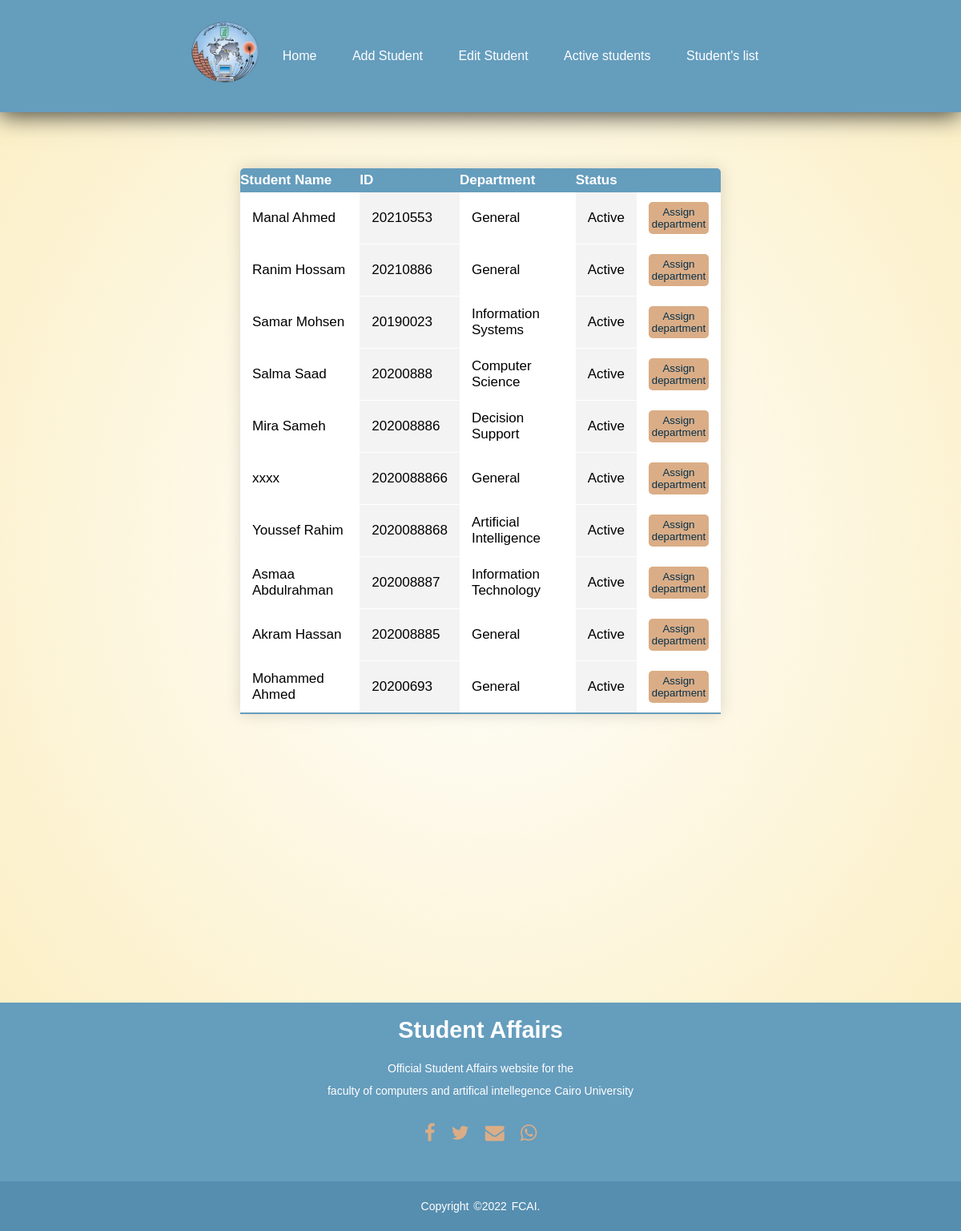
The page /activeStudent (signed in) on the database its author committed.
### my_app/models.py (models this page shows, shortened)
class student(models.Model):
    id = models.CharField(max_length=10, primary_key=True)
    name = models.CharField(max_length=25)
    GPA = models.DecimalField(max_digits=4, decimal_places=2, null=True)
    gender = models.CharField(max_length=10)
    department = models.CharField(max_length=50)
    dateOfBirth = models.CharField(max_length=20)
    mobileNumber = models.CharField(max_length=11)
    status = models.CharField(max_length=10)
    level = models.IntegerField(default=1)

### my_app/views.py (the view, shortened to what this page needs)
# urls.py: path('activeStudent', views.activeStudent, name="active"),
@login_required
def activeStudent(request):
    mydata = student.objects.filter(status='Active').values()
    return render(request, 'activeStudent.html', {'students': mydata})

### my_app/templates/activeStudent.html (shortened to what this page needs)
<!DOCTYPE html>
<html lang="en">
{% load static %}
<head>
    <link rel="stylesheet" href="{% static 'css/Active_student.css' %} ">
    <link rel="stylesheet" href="https://cdnjs.cloudflare.com/ajax/libs/font-awesome/4.7.0/css/font-awesome.min.css">
</head>
<body>
    <nav class="navbar">
        <img src="{% static 'img/fcaiLogo.png' %} " alt="Photo" width="100" class="logo">
        <ul>
            <li><a href="{% url 'home' %}">Home</a></li>
            <li><a href= "{% url 'add' %}">Add Student</a></li>
            <li><a href="{% url 'search' %}">Edit Student</a></li>
            <li><a href="{% url 'active' %}">Active students</a></li>
            <li><a href="{% url 'all' %}">Student's list</a></li>
        </ul>
    </nav>
    <section class="content">
        <table class="table_content">
            <thead height="30px">
                <th>Student Name</th>
                <th>ID</th>
                <th>Department</th>
                <th>Status</th>
                <th></th>
            </thead>
            <tbody>
                {% for student in students %}
                <tr>
                    <td>{{student.name}}</td>
                    <td>{{student.id}}</td>
                    <td>{{student.department}}</td>
                    <td>{{student.status}}</td>
                    <td><form action="{% url 'department' student.id %}" method="get">
                        <button type="submit">Assign department</button>
                    </form></td>
                </tr>
                {% endfor %}
            </tbody>
        </table>
    </section>
    <footer>
        <div class="footer-content">
            <h3><b>Student Affairs</b></h3>
            <p>Official Student Affairs website for the<br>
                faculty of computers and artifical intellegence Cairo University</p>
            <ul class="socials">
                <li><a href="https://www.facebook.com/FacultyofComputersandArtificialIntelligence" target="blank"><i
                            class="fa fa-facebook"></i></a></li>
                <li><a href="#"><i class="fa fa-twitter"></i></a></li>
                <li><a href="mailto:fci.student@fci-cu.edu.eg" target="blank"><i class="fa fa-envelope"></i></a></li>
                <li><a href="https://api.whatsapp.com/send?phone=0201156263699" target="blank"><i
                            class="fa fa-whatsapp"></i></a></li>
            </ul>
            <div class="footer-bottom">
                <p>copyright &copy;2022 FCAI.</p>
            </div>
        </div>
    </footer>
</body>
</html>

### my_app/static/css/Active_student.css (style rules this page uses)
* { margin: 0; padding: 0; box-sizing: border-box; }
body { margin: 0; background-image: radial-gradient(rgba(251, 238, 193, 0), rgba(251, 238, 193, 1)); }
.navbar { width: 100%; padding: 20px; display: flex; justify-content: center; align-items: center; font-family: sans-serif; background: rgba(101, 157, 189, 1); box-shadow: -1px 4px 28px 0px rgba(0, 0, 0, 0.75); }
.logo { color: #DAAD86; width: 100px; display: inline-block; cursor: pointer; }
nav ul li { list-style: none; display: inline-block; }
nav ul li a { display: inline-block; text-decoration: none; color: white; padding: 10px; margin: 10px; transition: 0.5s ease-in-out; }
.table_content { border-collapse: collapse; margin: 50px auto; width: 50%; font-size: 17px; min-width: 400px; border-radius: 5px 5px 0px 0px; overflow: hidden; box-shadow: 0 0 20px rgba(0, 0, 0, 0.15); }
.table_content hr, .table_content td { padding: 12px 15px; background-color: white; }
.table_content tbody tr { border-bottom: 1px solid white; }
.table_content tbody tr :nth-of-type(even) { background-color: #f3f3f3; }
.table_content tbody tr:last-of-type { border-bottom: 2px solid #659DBD; }
footer { position: absolute; bottom: 0; background-color: #659DBD; width: 100%; font-family: 'Montserrat', sans-serif; padding-top: 10px; color: white; position: relative; height: 100px; margin-top: 30%; }
.footer-content { background-color: #659DBD; display: flex; align-items: center; justify-content: center; flex-direction: column; text-align: center; }
.footer-content h3 { font-size: 1.8rem; font-weight: 400; text-transform: capitalize; line-height: 3rem; }
.footer-content p { max-width: 500px; margin: 10px auto; line-height: 28px; font-size: 14px; }
.socials { list-style: none; display: flex; align-items: center; justify-content: center; margin: 1rem 0 3rem 0; }
.socials li { margin: 0 10px; }
.socials a { text-decoration: none; color: #DAAD86; }
.socials a i { font-size: 1.5rem; transition: color .4s ease; }
.footer-bottom { background: #568eaf; width: 100vw; padding: 7px 0; text-align: center; }
.footer-bottom p { font-size: 14px; word-spacing: 2px; text-transform: capitalize; }
.content { margin-top: 70px; }
::placeholder { color: white; }

### my_app/templates/activeStudent.html (style rules this page uses)
body { font-family: sans-serif; }
button { width: 75px; height: 40px; background-color: #DAAD86; border-style: none; border-radius: 5px; color: #06314b; font-weight: 100; transition: 0.4s ease; }

### rows shown on the page
student: name "Manal Ahmed", id "20210553", department "General", status "Active"
student: name "Ranim Hossam", id "20210886", department "General", status "Active"
student: name "Samar Mohsen", id "20190023", department "Information Systems", status "Active"
student: name "Salma Saad", id "20200888", department "Computer Science", status "Active"
student: name "Mira Sameh", id "202008886", department "Decision Support", status "Active"
student: name "xxxx", id "2020088866", department "General", status "Active"
student: name "Youssef Rahim", id "2020088868", department "Artificial Intelligence", status "Active"
student: name "Asmaa Abdulrahman", id "202008887", department "Information Technology", status "Active"
student: name "Akram Hassan", id "202008885", department "General", status "Active"
student: name "Mohammed Ahmed", id "20200693", department "General", status "Active"
